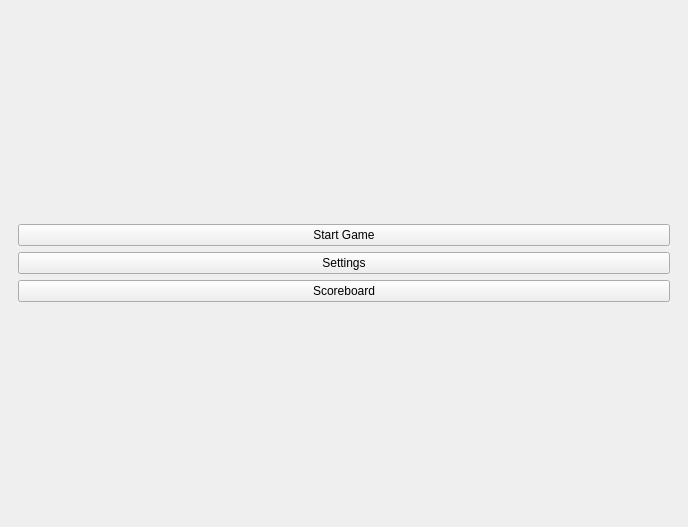
<?xml version="1.0" encoding="UTF-8"?>
<ui version="4.0">
 <class>MainWindow</class>
 <widget class="QMainWindow" name="MainWindow">
  <property name="geometry">
   <rect>
    <x>0</x>
    <y>0</y>
    <width>688</width>
    <height>527</height>
   </rect>
  </property>
  <property name="windowTitle">
   <string>MainWindow</string>
  </property>
  <widget class="QWidget" name="centralwidget">
   <layout class="QGridLayout" name="gridLayout">
    <item row="0" column="0">
     <widget class="QStackedWidget" name="stackedWidget">
      <property name="currentIndex">
       <number>0</number>
      </property>
      <widget class="QWidget" name="page">
       <layout class="QGridLayout" name="gridLayout_2">
        <item row="0" column="0">
         <layout class="QVBoxLayout" name="verticalLayout">
          <item>
           <widget class="QPushButton" name="start_pushButton">
            <property name="text">
             <string>Start Game</string>
            </property>
           </widget>
          </item>
          <item>
           <widget class="QPushButton" name="settings_pushButton">
            <property name="text">
             <string>Settings</string>
            </property>
           </widget>
          </item>
          <item>
           <widget class="QPushButton" name="score_pushButton">
            <property name="text">
             <string>Scoreboard</string>
            </property>
           </widget>
          </item>
         </layout>
        </item>
       </layout>
      </widget>
      <widget class="QWidget" name="page_2">
       <layout class="QGridLayout" name="gridLayout_3">
        <item row="0" column="0">
         <layout class="QVBoxLayout" name="verticalLayout_2">
          <item>
           <widget class="QTextBrowser" name="textBrowser"/>
          </item>
          <item>
           <widget class="QPushButton" name="back_pushButton">
            <property name="text">
             <string>Back</string>
            </property>
           </widget>
          </item>
         </layout>
        </item>
       </layout>
      </widget>
      <widget class="QWidget" name="page_3">
       <layout class="QGridLayout" name="gridLayout_4">
        <item row="0" column="0">
         <layout class="QVBoxLayout" name="verticalLayout_3">
          <item>
           <widget class="QLabel" name="label">
            <property name="text">
             <string>Speed</string>
            </property>
           </widget>
          </item>
          <item>
           <layout class="QHBoxLayout" name="horizontalLayout">
            <item>
             <widget class="QRadioButton" name="radioButton_fast">
              <property name="text">
               <string>Fast</string>
              </property>
              <property name="checked">
               <bool>false</bool>
              </property>
             </widget>
            </item>
            <item>
             <widget class="QRadioButton" name="radioButton_medium">
              <property name="text">
               <string>Medium</string>
              </property>
             </widget>
            </item>
            <item>
             <widget class="QRadioButton" name="radioButton_slow">
              <property name="text">
               <string>Slow</string>
              </property>
              <property name="checked">
               <bool>true</bool>
              </property>
             </widget>
            </item>
           </layout>
          </item>
          <item>
           <widget class="QLabel" name="label_2">
            <property name="text">
             <string>Amount of fruits</string>
            </property>
           </widget>
          </item>
          <item>
           <widget class="QSpinBox" name="Amount_of_fruits">
            <property name="minimum">
             <number>1</number>
            </property>
            <property name="maximum">
             <number>5</number>
            </property>
           </widget>
          </item>
          <item>
           <widget class="QLabel" name="label_3">
            <property name="text">
             <string>Fields size</string>
            </property>
           </widget>
          </item>
          <item>
           <layout class="QHBoxLayout" name="horizontalLayout_2">
            <item>
             <widget class="QSpinBox" name="Height_size">
              <property name="minimum">
               <number>15</number>
              </property>
              <property name="maximum">
               <number>40</number>
              </property>
             </widget>
            </item>
            <item>
             <widget class="QLabel" name="label_4">
              <property name="text">
               <string>Height</string>
              </property>
             </widget>
            </item>
           </layout>
          </item>
          <item>
           <layout class="QHBoxLayout" name="horizontalLayout_3">
            <item>
             <widget class="QSpinBox" name="Width_size">
              <property name="minimum">
               <number>15</number>
              </property>
              <property name="maximum">
               <number>40</number>
              </property>
             </widget>
            </item>
            <item>
             <widget class="QLabel" name="label_5">
              <property name="text">
               <string>Width</string>
              </property>
             </widget>
            </item>
           </layout>
          </item>
          <item>
           <spacer name="verticalSpacer">
            <property name="orientation">
             <enum>Qt::Vertical</enum>
            </property>
            <property name="sizeHint" stdset="0">
             <size>
              <width>20</width>
              <height>40</height>
             </size>
            </property>
           </spacer>
          </item>
          <item>
           <widget class="QPushButton" name="back_pushButton_1">
            <property name="text">
             <string>back</string>
            </property>
           </widget>
          </item>
         </layout>
        </item>
       </layout>
      </widget>
     </widget>
    </item>
   </layout>
  </widget>
 </widget>
 <resources/>
 <connections/>
</ui>
